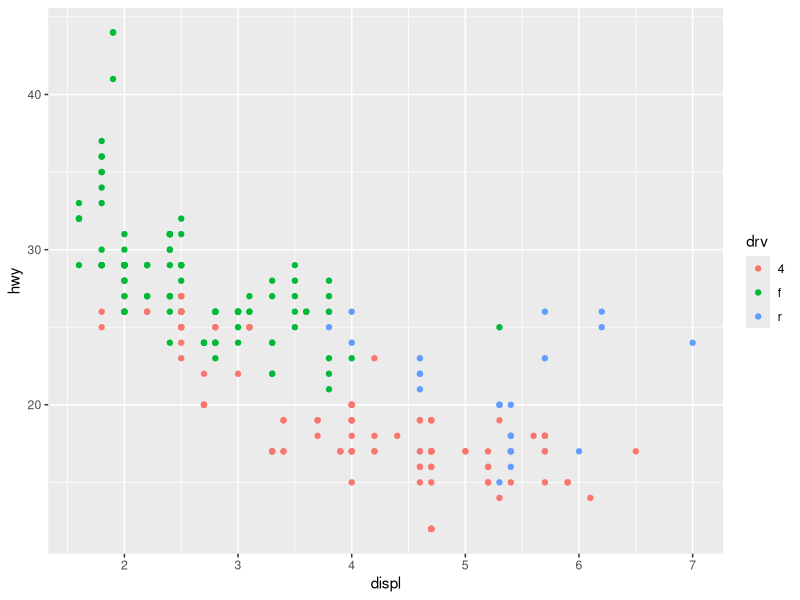
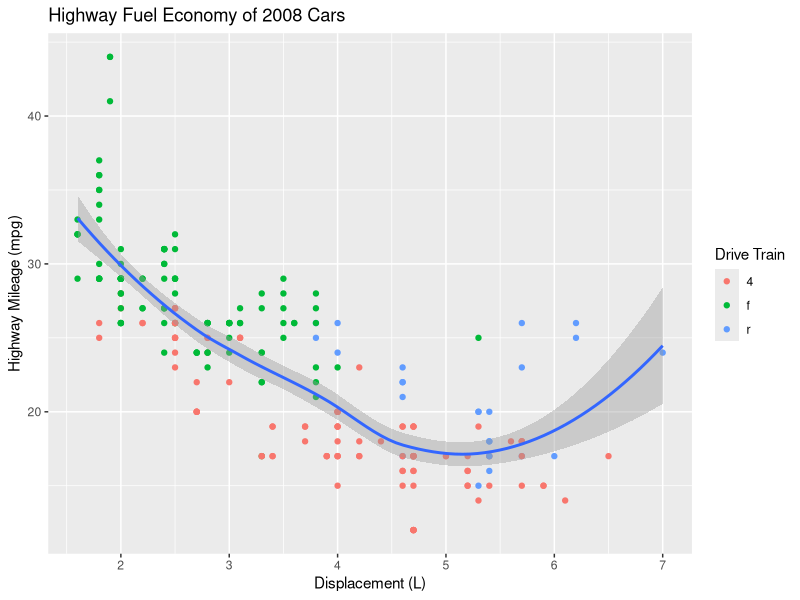
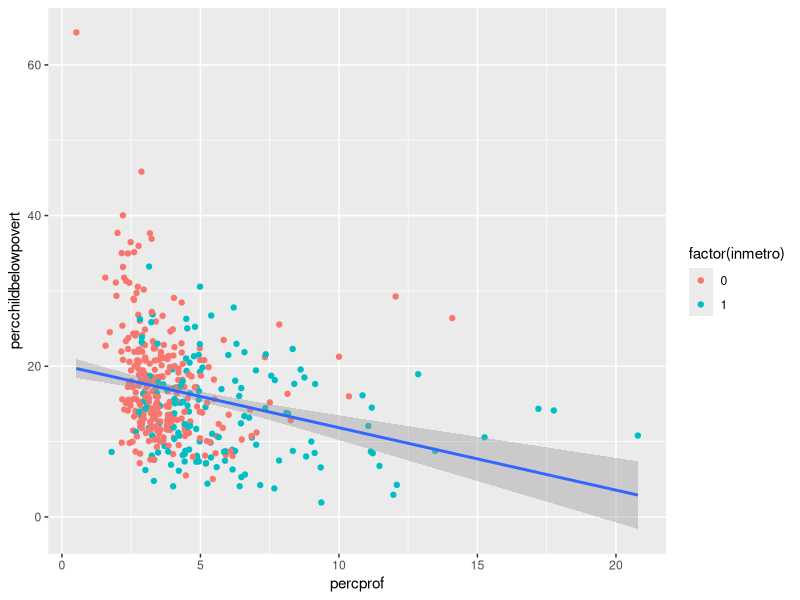
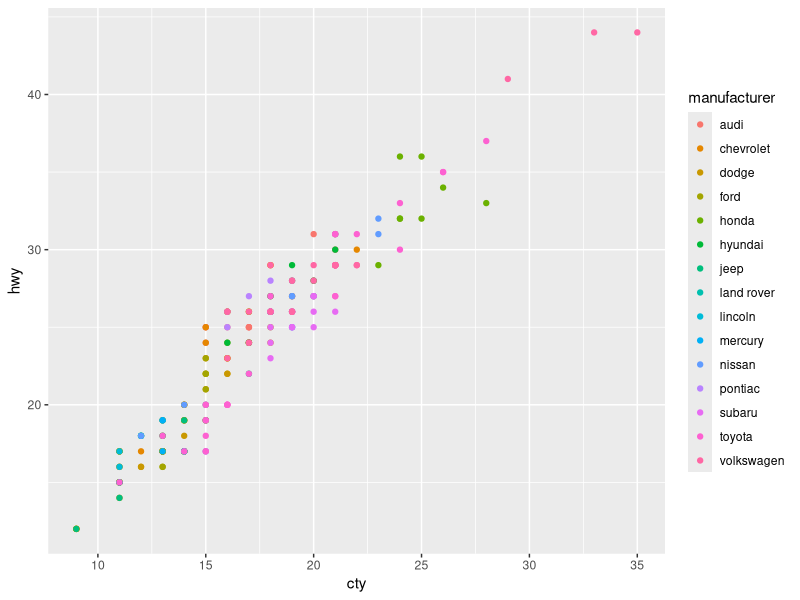
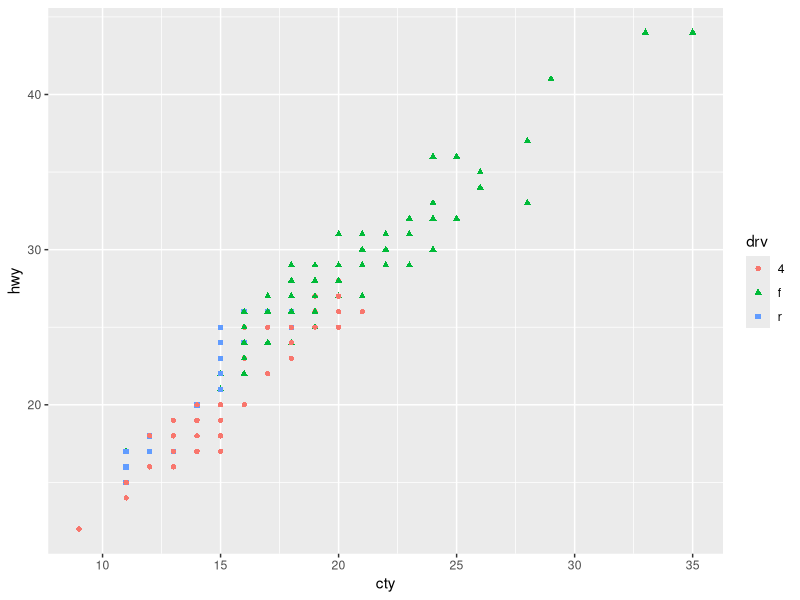
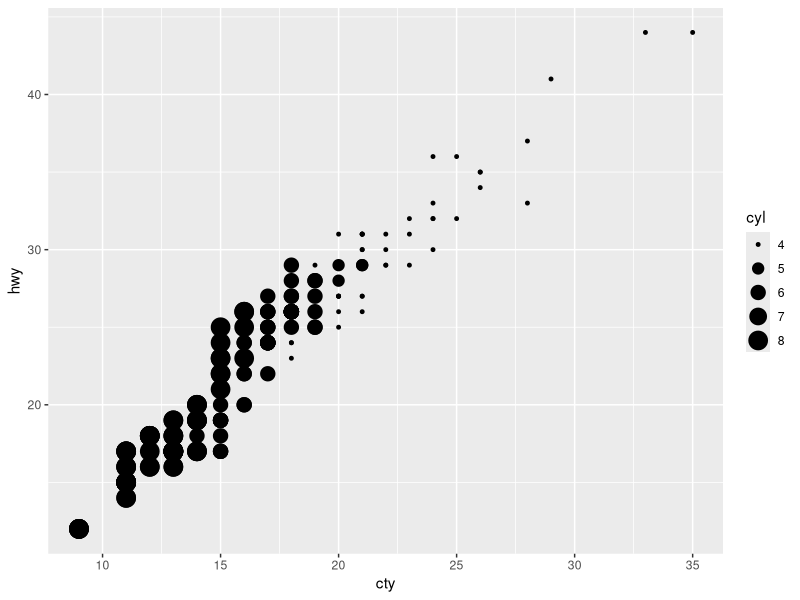
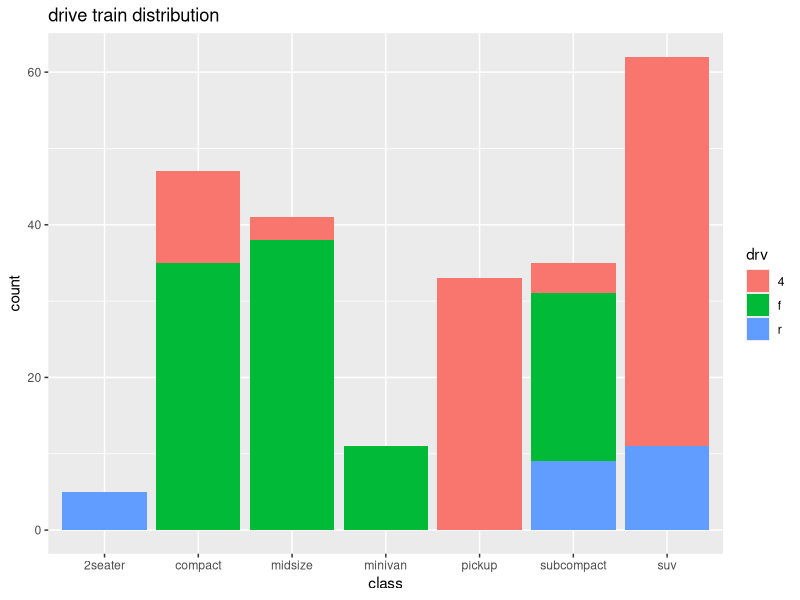

These charts were generated, in order, by the following R code:
## initialize environment ##
graphics.off()
rm(list = ls())
library(tidyverse)

## overview ##

## basic ggplot example
ggplot(mpg, aes(x = displ, y = hwy, colour = drv)) + 
  geom_point()

## nice example ##
ggplot(mpg, aes(x = displ, y = hwy)) +
  geom_point(aes(colour = drv)) +
  geom_smooth() +
  labs(x = "Displacement (L)", y = "Highway Mileage (mpg)",
       colour = "Drive Train",
       title = "Highway Fuel Economy of 2008 Cars")

       
ggplot(midwest, aes(x = percprof, y = percchildbelowpovert)) +
  geom_point(aes(colour = factor(inmetro))) + 
  geom_smooth(method = "lm")


## coding challenge 1 ##
graphics.off()
rm(list=ls())

p <- ggplot(mpg, aes(x = cty, y = hwy))

p + geom_point(aes(colour = manufacturer))
p + geom_point(aes(shape = drv, colour = drv))
p + geom_point(aes(size = cyl))

## coding challenge 2 ##
graphics.off()
rm(list=ls())

g <- ggplot(mpg, aes(x = class))

g + geom_bar(aes(fill = drv)) + ggtitle("drive train distribution")

## coding challenge 3 ##


    